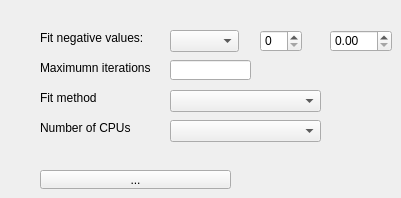
              <widget class="QWidget" name="fit_settings">
               <property name="enabled">
                <bool>true</bool>
               </property>
               <attribute name="title">
                <string>Fit settings</string>
               </attribute>
               <widget class="QLabel" name="label_23">
                <property name="geometry">
                 <rect>
                  <x>40</x>
                  <y>30</y>
                  <width>111</width>
                  <height>16</height>
                 </rect>
                </property>
                <property name="text">
                 <string>Fit negative values:</string>
                </property>
               </widget>
               <widget class="QToolButton" name="toolButton">
                <property name="geometry">
                 <rect>
                  <x>40</x>
                  <y>170</y>
                  <width>191</width>
                  <height>19</height>
                 </rect>
                </property>
                <property name="text">
                 <string>...</string>
                </property>
               </widget>
               <widget class="QLabel" name="label_25">
                <property name="geometry">
                 <rect>
                  <x>40</x>
                  <y>60</y>
                  <width>111</width>
                  <height>16</height>
                 </rect>
                </property>
                <property name="text">
                 <string>Maximumn iterations :</string>
                </property>
               </widget>
               <widget class="QLabel" name="label_26">
                <property name="geometry">
                 <rect>
                  <x>40</x>
                  <y>120</y>
                  <width>91</width>
                  <height>16</height>
                 </rect>
                </property>
                <property name="text">
                 <string>Number of CPUs</string>
                </property>
               </widget>
               <widget class="QLabel" name="label_27">
                <property name="geometry">
                 <rect>
                  <x>40</x>
                  <y>90</y>
                  <width>111</width>
                  <height>16</height>
                 </rect>
                </property>
                <property name="text">
                 <string>Fit method</string>
                </property>
               </widget>
               <widget class="QComboBox" name="comboBox">
                <property name="geometry">
                 <rect>
                  <x>170</x>
                  <y>30</y>
                  <width>69</width>
                  <height>22</height>
                 </rect>
                </property>
               </widget>
               <widget class="QComboBox" name="comboBox_2">
                <property name="geometry">
                 <rect>
                  <x>170</x>
                  <y>120</y>
                  <width>151</width>
                  <height>22</height>
                 </rect>
                </property>
               </widget>
               <widget class="QComboBox" name="comboBox_3">
                <property name="geometry">
                 <rect>
                  <x>170</x>
                  <y>90</y>
                  <width>151</width>
                  <height>22</height>
                 </rect>
                </property>
               </widget>
               <widget class="QLineEdit" name="ent_plotwidth_2">
                <property name="geometry">
                 <rect>
                  <x>170</x>
                  <y>60</y>
                  <width>81</width>
                  <height>20</height>
                 </rect>
                </property>
                <property name="sizePolicy">
                 <sizepolicy hsizetype="Fixed" vsizetype="Fixed">
                  <horstretch>0</horstretch>
                  <verstretch>0</verstretch>
                 </sizepolicy>
                </property>
                <property name="minimumSize">
                 <size>
                  <width>30</width>
                  <height>0</height>
                 </size>
                </property>
               </widget>
               <widget class="QSpinBox" name="spinBox">
                <property name="geometry">
                 <rect>
                  <x>260</x>
                  <y>30</y>
                  <width>42</width>
                  <height>22</height>
                 </rect>
                </property>
               </widget>
               <widget class="QDoubleSpinBox" name="doubleSpinBox">
                <property name="geometry">
                 <rect>
                  <x>330</x>
                  <y>30</y>
                  <width>62</width>
                  <height>22</height>
                 </rect>
                </property>
               </widget>
              </widget>
